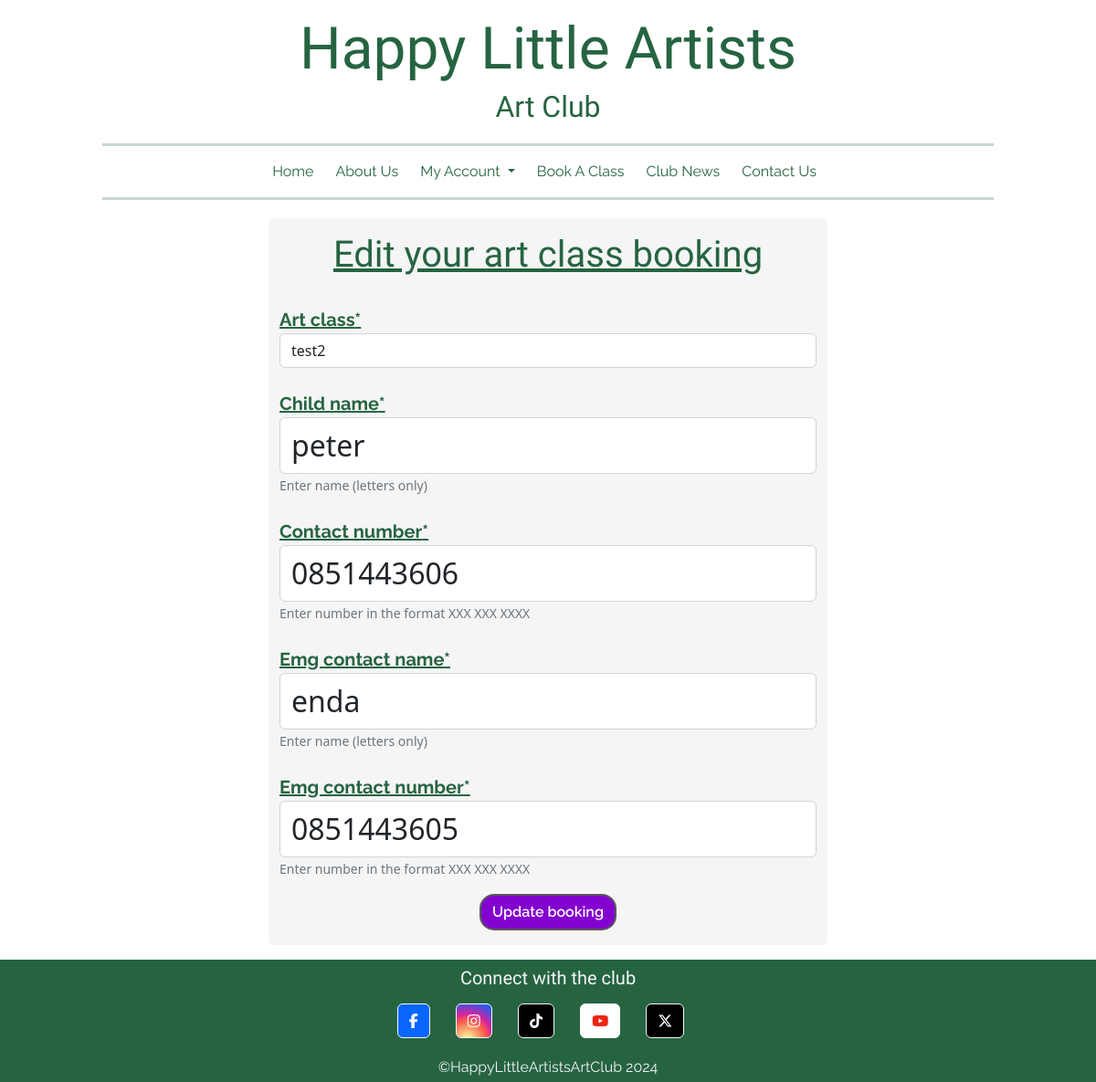
Before: /bookings/edit_booking/63/ (signed in) with the older database file.
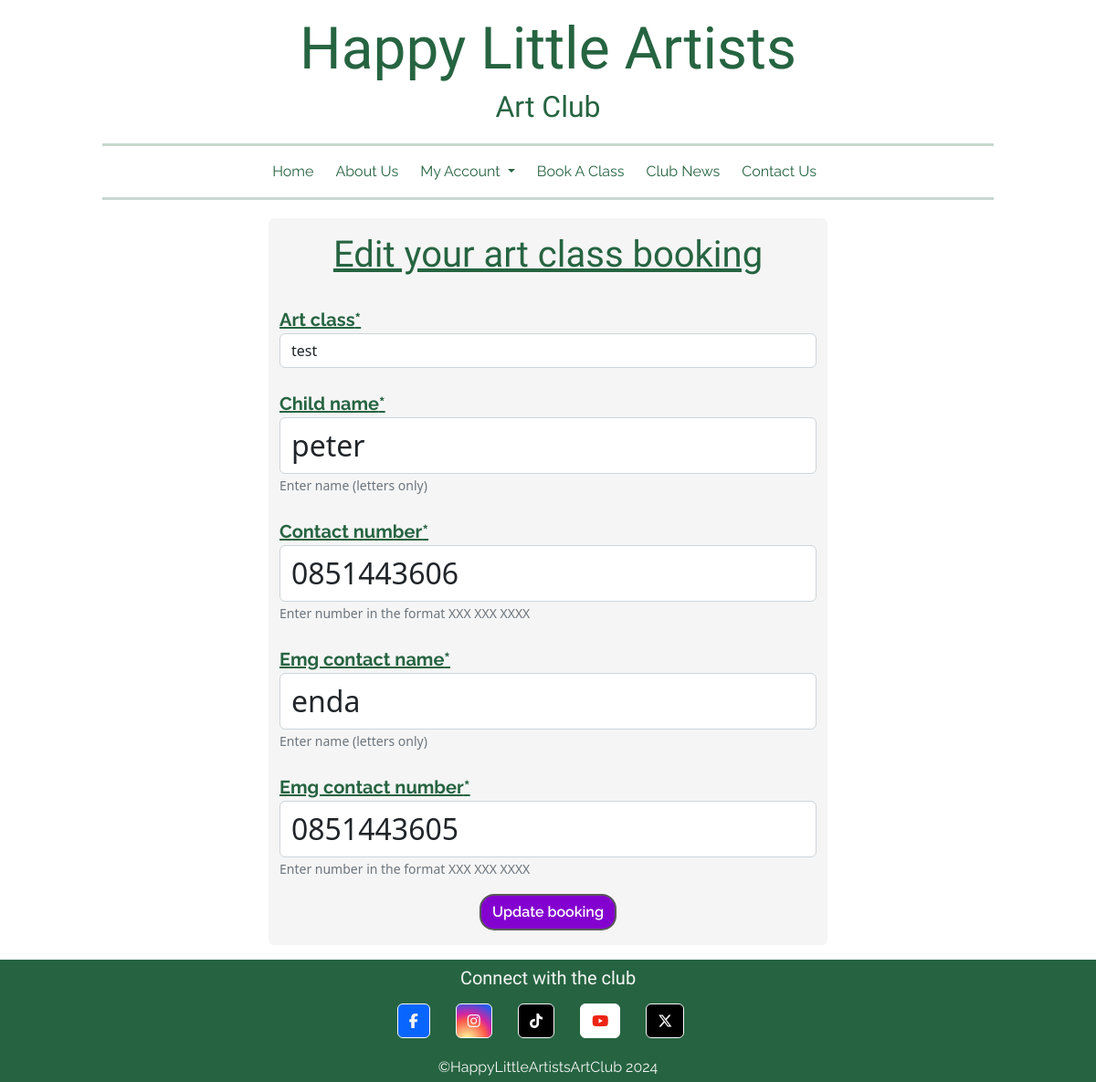
After: the same page with the newer database file.
### bookings/models.py (models this page shows, shortened)
class Booking(models.Model):
    PAYMENT_STATUS_CHOICES = ((0, "Not Paid"), (1, "Paid"),)
    owner = models.ForeignKey(User, on_delete=models.CASCADE, related_name="bookings")
    date_created = models.DateTimeField(auto_now_add=True)
    payment_status = models.IntegerField(choices=PAYMENT_STATUS_CHOICES, default=0 )
    art_class = models.ForeignKey(ArtClass, on_delete=models.CASCADE, related_name="bookings")
    admin_notes = models.TextField(help_text='Enter booking notes here', blank=True)
    child_name = models.CharField(max_length=20, help_text="Enter name (letters only)")
    contact_number = models.CharField(max_length=20, help_text="Enter number in the format XXX XXX XXXX")
    emg_contact_name = models.CharField(max_length=20, help_text="Enter name (letters only)")
    emg_contact_number = models.CharField(max_length=20, help_text="Enter number in the format XXX XXX XXXX")
    class Meta:
        ordering = ['-date_created']

### bookings/views.py (the view, shortened to what this page needs)
# urls.py: path('edit_booking/<int:pk>/', EditBookingView.as_view(), name='edit_booking'),
class EditBookingView(LoginRequiredMixin, UserPassesTestMixin, generic.UpdateView):
    model = Booking
    template_name = 'edit_booking.html'
    form_class = EditBookingForm
    def test_func(self):
        return self.request.user == self.get_object().owner

### bookings/models.py (called while the page is built)
    def __str__(self):
        return self.title

### bookings/templates/edit_booking.html (shortened to what this page needs)
{% extends "base.html" %}
{% load crispy_forms_tags %}
{% block content %}
<section>
    <div class="row justify-content-center mt-3">
        <div class="col-sm-10 col-lg-8 col-xl-6 bg-off-white rounded">
            <h1 class="text-center text-green mt-3 text-decoration-underline">Edit your art class booking</h1>
            <form method="post" class="generated_forms">
                {{form | crispy }}
                <div class="text-center mt-3 mb-3">
                    <button type="submit" class="btn btn-small">Update booking</button>
                </div>
            </form>
        </div>
    </div>
</section>
{% endblock %}

Changed rows visible on the page:
changed Booking "peter": art_class "test2" → "test"
